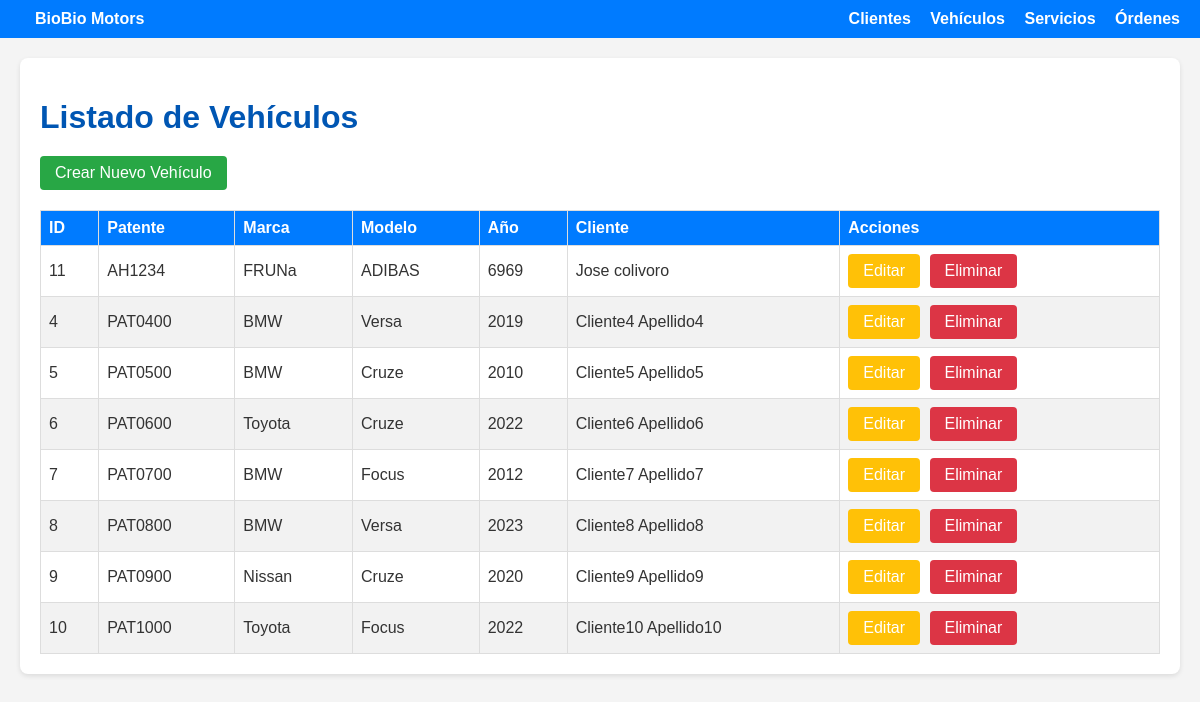
Before: /gestion/vehiculos/ with the older database file.
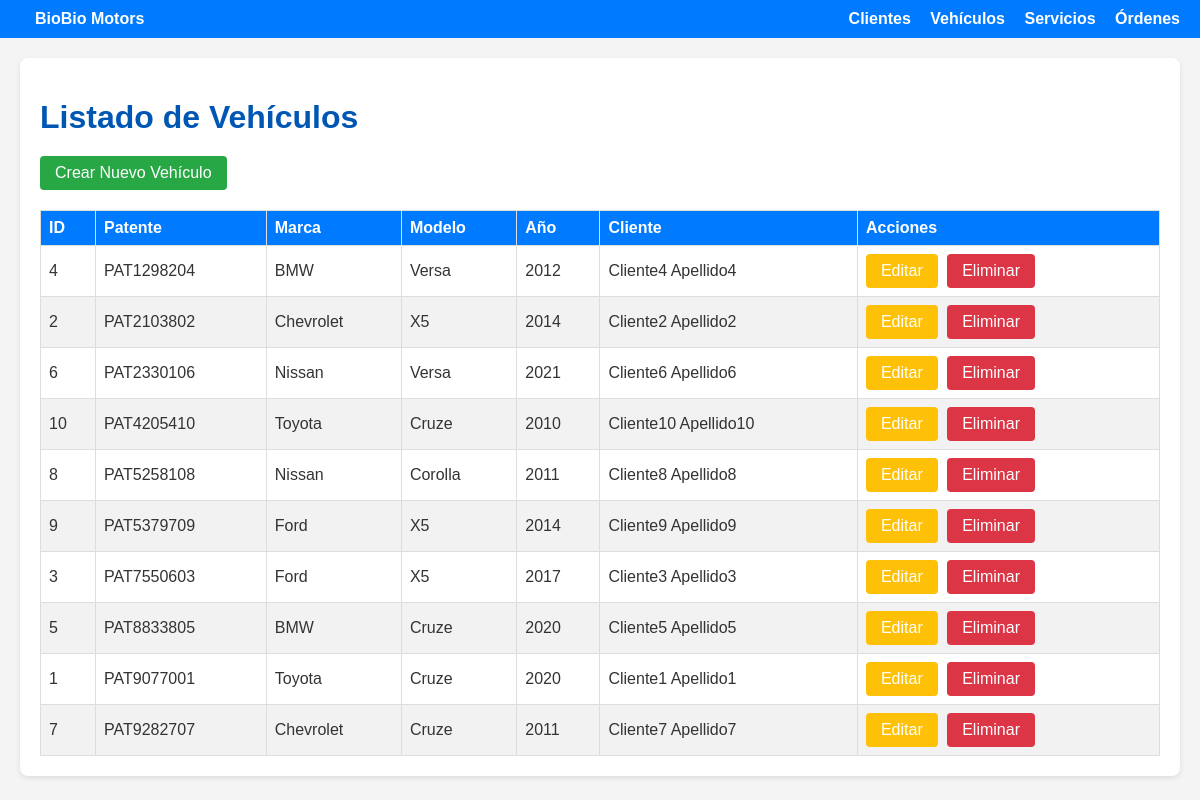
After: the same page with the newer database file.
### gestion/models.py (models this page shows, shortened)
class Vehiculo(models.Model):
    patente = models.CharField(max_length=10, unique=True, verbose_name="Patente") # Patente única del vehículo
    marca = models.CharField(max_length=50, verbose_name="Marca") # Marca del vehículo
    modelo = models.CharField(max_length=50, verbose_name="Modelo") # Modelo del vehículo
    año = models.IntegerField(verbose_name="Año") # Año de fabricación del vehículo
    cliente = models.ForeignKey(
        Cliente,
        on_delete=models.CASCADE,
        related_name='vehiculos',
        verbose_name="Cliente"
    ) # Relación uno a muchos con el modelo Cliente
    class Meta:
        verbose_name = "Vehículo"
        verbose_name_plural = "Vehículos"
        ordering = ['patente'] # Ordenar vehículos por patente

class Cliente(models.Model):
    nombre = models.CharField(max_length=100, verbose_name="Nombre") # Nombre del cliente,verbose_name sirve para
    apellido = models.CharField(max_length=100, verbose_name="Apellido") # Apellido del cliente
    telefono = models.CharField(max_length=15, verbose_name="Teléfono") # Número de teléfono del cliente
    email = models.EmailField(blank=True, null=True, verbose_name="Email") # Email del cliente (opcional)
    class Meta:
        verbose_name = "Cliente"
        verbose_name_plural = "Clientes"
        ordering = ['apellido', 'nombre'] # Ordenar clientes por apellido y luego por nombre

### gestion/views.py (the view)
# urls.py: path('vehiculos/', views.vehiculo_list, name='vehiculo_list'), # Lista todos los vehículos
def vehiculo_list(request):
    vehiculos = Vehiculo.objects.all()
    return render(request, 'gestion/vehiculo_list.html', {'vehiculos': vehiculos, 'titulo': 'Listado de Vehículos'})

### gestion/templates/gestion/vehiculo_list.html (shortened to what this page needs)
{% extends 'gestion/base.html' %}
{% block content %}
    <h1>{{ titulo }}</h1>
    <p><a href="{% url 'vehiculo_create' %}" class="btn btn-success">Crear Nuevo Vehículo</a></p>
    {% if vehiculos %}
        <table>
            <thead>
                <tr>
                    <th>ID</th>
                    <th>Patente</th>
                    <th>Marca</th>
                    <th>Modelo</th>
                    <th>Año</th>
                    <th>Cliente</th>
                    <th>Acciones</th>
                </tr>
            </thead>
            <tbody>
                {% for vehiculo in vehiculos %}
                <tr>
                    <td>{{ vehiculo.id }}</td>
                    <td>{{ vehiculo.patente }}</td>
                    <td>{{ vehiculo.marca }}</td>
                    <td>{{ vehiculo.modelo }}</td>
                    <td>{{ vehiculo.año }}</td>
                    <td>{{ vehiculo.cliente.nombre }} {{ vehiculo.cliente.apellido }}</td>
                    <td class="actions">
                        <a href="{% url 'vehiculo_update' vehiculo.pk %}" class="btn btn-warning">Editar</a>
                        <a href="{% url 'vehiculo_delete' vehiculo.pk %}" class="btn btn-danger">Eliminar</a>
                    </td>
                </tr>
                {% endfor %}
            </tbody>
        </table>
    {% else %}
        <p>No hay vehículos registrados.</p>
    {% endif %}
{% endblock %}

Changed rows visible on the page:
removed Vehiculo: id "11", patente "AH1234", marca "FRUNa", modelo "ADIBAS", año "6969", cliente.nombre "Jose", cliente.apellido "colivoro"
changed Vehiculo "Cliente4": patente "PAT0400" → "PAT1298204"; año "2019" → "2012"
added Vehiculo: id "2", patente "PAT2103802", marca "Chevrolet", modelo "X5", año "2014", cliente.nombre "Cliente2", cliente.apellido "Apellido2"
changed Vehiculo "Cliente6": patente "PAT0600" → "PAT2330106"; marca "Toyota" → "Nissan"; modelo "Cruze" → "Versa"; año "2022" → "2021"
changed Vehiculo "Cliente10": patente "PAT1000" → "PAT4205410"; modelo "Focus" → "Cruze"; año "2022" → "2010"; moves up the list
changed Vehiculo "Cliente8": patente "PAT0800" → "PAT5258108"; marca "BMW" → "Nissan"; modelo "Versa" → "Corolla"; año "2023" → "2011"
changed Vehiculo "Cliente9": patente "PAT0900" → "PAT5379709"; marca "Nissan" → "Ford"; modelo "Cruze" → "X5"; año "2020" → "2014"
added Vehiculo: id "3", patente "PAT7550603", marca "Ford", modelo "X5", año "2017", cliente.nombre "Cliente3", cliente.apellido "Apellido3"
changed Vehiculo "Cliente5": patente "PAT0500" → "PAT8833805"; año "2010" → "2020"; moves down the list
added Vehiculo: id "1", patente "PAT9077001", marca "Toyota", modelo "Cruze", año "2020", cliente.nombre "Cliente1", cliente.apellido "Apellido1"
changed Vehiculo "Cliente7": patente "PAT0700" → "PAT9282707"; marca "BMW" → "Chevrolet"; modelo "Focus" → "Cruze"; año "2012" → "2011"; moves down the list
